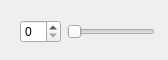
<?xml version="1.0" encoding="UTF-8"?>
<ui version="4.0">
 <class>mycreat</class>
 <widget class="QWidget" name="mycreat">
  <property name="geometry">
   <rect>
    <x>0</x>
    <y>0</y>
    <width>168</width>
    <height>60</height>
   </rect>
  </property>
  <property name="windowTitle">
   <string>Form</string>
  </property>
  <widget class="QWidget" name="">
   <property name="geometry">
    <rect>
     <x>20</x>
     <y>20</y>
     <width>135</width>
     <height>24</height>
    </rect>
   </property>
   <layout class="QHBoxLayout" name="horizontalLayout">
    <item>
     <widget class="QSpinBox" name="spinBox"/>
    </item>
    <item>
     <widget class="QSlider" name="horizontalSlider">
      <property name="orientation">
       <enum>Qt::Horizontal</enum>
      </property>
     </widget>
    </item>
   </layout>
  </widget>
 </widget>
 <resources/>
 <connections/>
</ui>
